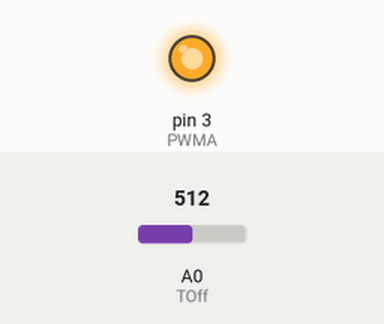
Bench run of a sketch on a simulated Arduino Uno, built with avr-gcc and run on an emulated ATmega328P. Shown: output pins drawn as LEDs (lit = HIGH). Inputs (shaded band) come from the test bench; at power-on: A0 (TOff) = 512. What the sketch prints to the serial monitor is not drawn.

Above: at 0.05 s.
Timing chart, 0 to 5.8 s (numbered marks = the images above):
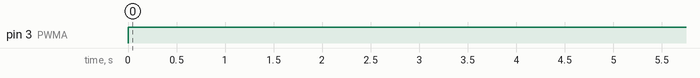

Measured:
- by itself, pin 3 (PWMA): LOW → HIGH at 0.00 s

The sketch:

Pump_MOSFET_V2.ino
```cpp
int PWMA = 3;
int TOn = 5000;
int TOff = A0;
float OffMax = 60000;


void setup() {
  pinMode(PWMA,OUTPUT);
  pinMode(TOff, INPUT);
  Serial.begin(9600);

}

void loop() {
  int TOffRaw = analogRead(TOff);
  Serial.println(TOffRaw);
  float TOff = TOffRaw/1023*OffMax;
  Serial.println(TOff);
  int TOffPrint = (TOff/1000);
  Serial.println(" sec");
  Serial.print("Pump is off for ");
  Serial.print(TOffPrint);
  Serial.println(" sec");
  analogWrite(PWMA,1023);
  delay(TOn);
  analogWrite(PWMA,LOW);
  delay(TOff);
}
```
